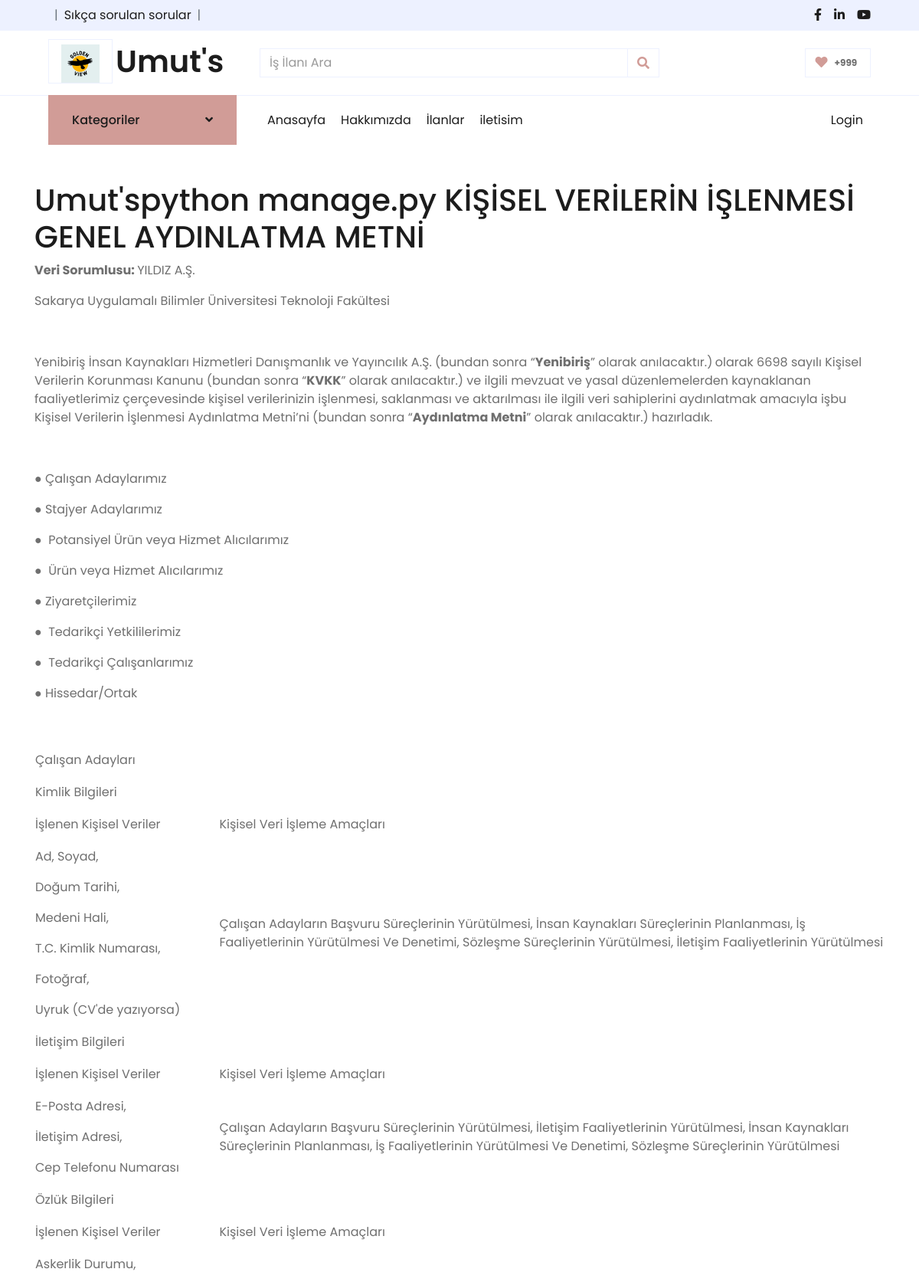
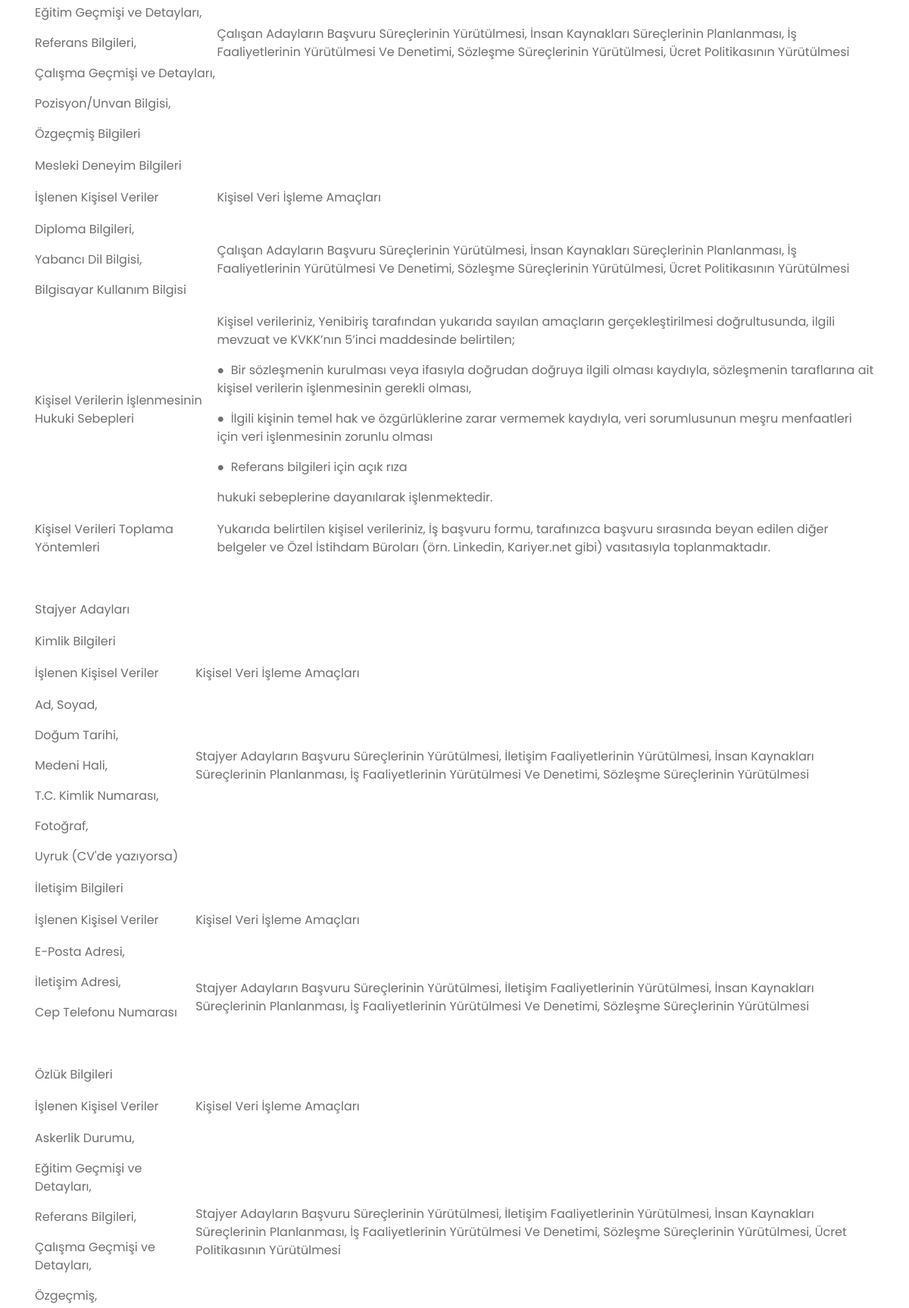
Screenshot of /sss/ (upper part) with the database file from the repository (2 pictures, top to bottom).
### home/models.py (models this page shows, shortened)
class Setting(models.Model):
    STATUS = (
        ('True', 'Evet'),
        ('False', 'Hayır'),
    )
    title = models.CharField(max_length=150)
    keywords = models.CharField(max_length=255)
    description = models.CharField(max_length=255)
    company = models.CharField(max_length=50)
    address = models.CharField(blank=True, max_length=150)
    phone = models.CharField(blank=True, max_length=15)
    fax = models.CharField(blank=True, max_length=15)
    email = models.CharField(blank=True, max_length=50)
    smptpserver = models.CharField(blank=True, max_length=30)
    smptemail = models.CharField(blank=True, max_length=30)
    smptpassword = models.CharField(blank=True, max_length=150)
    smptport = models.CharField(blank=True, max_length=15)
    icon = models.ImageField(blank=True, upload_to='images/')
    facebook = models.CharField(blank=True, max_length=55)
    instagram = models.CharField(blank=True, max_length=55)
    twitter = models.CharField(blank=True, max_length=55)
    aboutus = RichTextUploadingField()
    contact = RichTextUploadingField()
    contact_map = models.CharField(max_length=500)
    references = RichTextUploadingField()
    status = models.CharField(max_length=10, choices=STATUS)
    create_at = models.DateTimeField(auto_now_add=True)
    uptade_at = models.DateTimeField(auto_now=True)
    sss = RichTextUploadingField()

### home/views.py (the view)
# urls.py: path('sss/', views.sss, name='sss'),
def sss(request):
    setting = Setting.objects.get(pk = 1)
    sliderdata= work.objects.all().order_by('?')[0:4]
    categorydata = Category.objects.all()
    context= {'setting': setting,'page': 'sss', 'sliderdata': sliderdata,'categorydata': categorydata}
    return render(request, 'sss.html', context)

### home/templates/sss.html (shortened to what this page needs)
{%  extends "homebase.html" %}
{% block header %}{% include "header.html" %}{% endblock %}
{% block sidebar %}{% include "sidebar.html" %}{% endblock %}
{% block content %}
<div class="container mt20 mb20 containerForMobile">
    <div class="well"> {{ setting.sss|safe }}</div>
{% endblock %}

### home/templates/header.html (shortened to what this page needs)
{% load static %}
    <div class="container-fluid">
        <div class="row bg-secondary py-2 px-xl-5">
            <div class="col-lg-6 d-none d-lg-block">
                <div class="d-inline-flex align-items-center">
                    <span class="text-muted px-2">|</span>
                    <a class="text-dark" href="/sss">Sıkça sorulan sorular</a>
                    <span class="text-muted px-2">|</span>
                </div>
            </div>
            <div class="col-lg-6 text-center text-lg-right">
                <div class="d-inline-flex align-items-center">
                    <a class="text-dark px-2" href="{{ setting.facebook }}">
                        <i class="fab fa-facebook-f"></i>
                    </a>
                    <a class="text-dark px-2" href="{{ setting.instagram }}">
                        <i class="fab fa-linkedin-in"></i>
                    </a>
                    <a class="text-dark pl-2" href="{{ setting.twitter }}">
                        <i class="fab fa-youtube"> </i>
                    </a>
                </div>
            </div>
        </div>
        <div class="row align-items-center py-3 px-xl-5">
            <div class="col-lg-3 d-none d-lg-block">
                <a href="" class="text-decoration-none">
                    <h1 class="m-0 display-5 font-weight-semi-bold"><span class="text-primary font-weight-bold border px-3 mr-1"><img src='{{ setting.icon.url }}' alt="My image" width="50" height="50"></span>Umut's</h1>
                </a>
            </div>
            <div class="col-lg-6 col-6 text-left">
                <form action="/search/" method="post">
                    <div class="input-group">
                        <input name="query" type="text" class="form-control" placeholder="İş İlanı Ara">
                        <div class="input-group-append">
                            <span class="input-group-text bg-transparent text-primary">
                                <i class="fa fa-search"></i>
                            </span>
                        </div>
                    </div>
                </form>
            </div>
            <div class="col-lg-3 col-6 text-right">
                <a href="" class="btn border">
                    <i class="fas fa-heart text-primary"></i>
                    <span class="badge">+999</span>
                </a>
            </div>
        </div>
    </div>

### rows the page displays
Setting: icon (picture), sss "Umut'spython manage.py KİŞİSEL VERİLERİN İŞLENMESİ GENEL AYDINLATMA METNİ Veri Sorumlusu: YILDIZ A.Ş. Sakarya Uygulamalı Bilimler Üniversitesi Teknoloji Fakültesi Yenibiriş İnsan Kaynakları Hizmetleri Danışmanlık ve Yayıncılık A.Ş. (bundan sonra “ Yenibiriş ” olarak anılacaktır.) olarak 6698 sayılı Kişisel Verilerin Korunması Kanunu (bundan sonra “ KVKK ” olarak anılacaktır.) ve ilgili mevzuat ve yasal düzenlemelerden kaynaklanan faaliyetlerimiz çerçevesinde kişisel verilerinizin işlenmesi, saklanması ve aktarılması ile ilgili veri sahiplerini aydınlatmak amacıyla işbu Kişisel Verilerin İşlenmesi Aydınlatma Metni’ni (bundan sonra “ Aydınlatma Metni ” olarak anılacaktır.) hazırladık. ●…"
